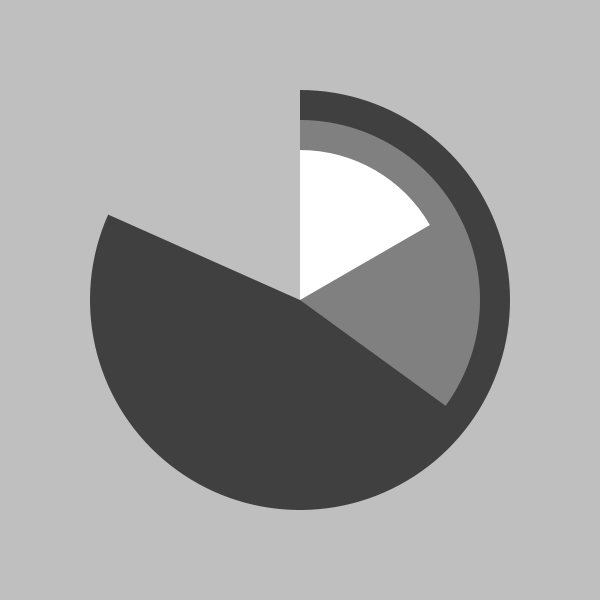
Frame 1 (no input)
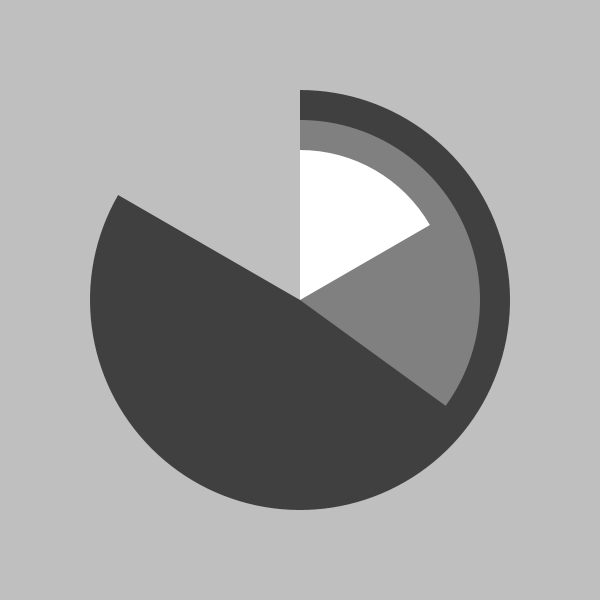
Frame 60 (the mouse pressed at the canvas centre just before this capture)
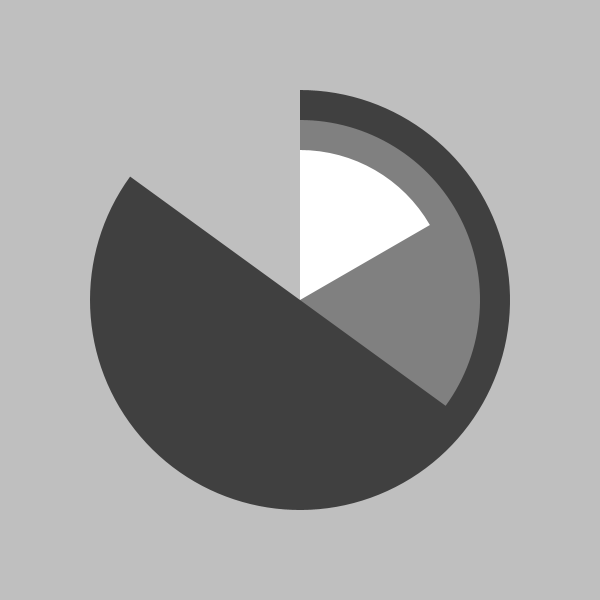
Frame 120 (the mouse held since frame 60 and released just before this capture)

The Processing sketch that drew these frames (run headless with seeded random() and noise(); from frame 60 on, the mouse is pressed at the canvas centre):

// Processing sketch: processing_158979
// ── processing_158979.pde

//en klocka där h, m, s representeras av en arc

void setup(){
  size(600, 600);
smooth();
//noFill();
noStroke();
}

void draw(){
 background(191);
 klocka();

}

void klocka() {
  float h = hour();//hour();
float m = minute();
float s = second();

//sekundvisare
fill(64);
float varvS = map(s, 0, 60, 0, 360);
varvS = radians(varvS);
if (s == 0){
 varvS = 360; 
}
arc(width/2, height/2, (height/2)*1.4, (height/2)*1.4, TWO_PI - HALF_PI, (TWO_PI - HALF_PI)+varvS);


//minutvisare
fill(128);
float varvM = map(m, 0, 60, 0, 360);
varvM = radians(varvM);
if (m == 0){
 varvM = 360; 
}
arc(width/2, height/2, (height/2)*1.2, (height/2)*1.2, TWO_PI - HALF_PI, (TWO_PI - HALF_PI)+varvM);


//timvisare
fill(255);
if(h > 12){ //konverterar till 12timmars klocka
  h = h - 12;
}
float varvH = map(h, 0, 12, 0, 360);
varvH = radians(varvH);
if (h == 0){
 varvH = 360; 
}
arc(width/2, height/2, height/2, height/2, TWO_PI - HALF_PI, (TWO_PI - HALF_PI)+varvH);
}
